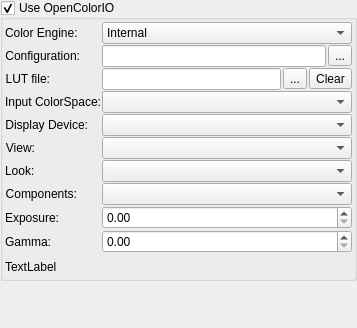
<?xml version="1.0" encoding="UTF-8"?>
<ui version="4.0">
 <author>
    SPDX-FileCopyrightText: none
    SPDX-License-Identifier: GPL-3.0-or-later
  </author>
 <class>WdgLut</class>
 <widget class="QWidget" name="WdgLut">
  <property name="geometry">
   <rect>
    <x>0</x>
    <y>0</y>
    <width>357</width>
    <height>328</height>
   </rect>
  </property>
  <layout class="QVBoxLayout" name="verticalLayout_2" stretch="0,1">
   <property name="spacing">
    <number>0</number>
   </property>
   <property name="leftMargin">
    <number>0</number>
   </property>
   <property name="topMargin">
    <number>0</number>
   </property>
   <property name="rightMargin">
    <number>0</number>
   </property>
   <property name="bottomMargin">
    <number>0</number>
   </property>
   <item>
    <widget class="QGroupBox" name="m_chkUseOcio">
     <property name="title">
      <string>Use OpenColorIO</string>
     </property>
     <property name="checkable">
      <bool>true</bool>
     </property>
     <layout class="QVBoxLayout" name="verticalLayout">
      <property name="spacing">
       <number>0</number>
      </property>
      <property name="leftMargin">
       <number>0</number>
      </property>
      <property name="topMargin">
       <number>0</number>
      </property>
      <property name="rightMargin">
       <number>0</number>
      </property>
      <property name="bottomMargin">
       <number>0</number>
      </property>
      <item>
       <layout class="QFormLayout" name="gridLayout">
        <property name="labelAlignment">
         <set>Qt::AlignLeading|Qt::AlignLeft|Qt::AlignVCenter</set>
        </property>
        <property name="horizontalSpacing">
         <number>1</number>
        </property>
        <property name="verticalSpacing">
         <number>1</number>
        </property>
        <property name="leftMargin">
         <number>2</number>
        </property>
        <property name="topMargin">
         <number>2</number>
        </property>
        <property name="rightMargin">
         <number>2</number>
        </property>
        <property name="bottomMargin">
         <number>2</number>
        </property>
        <item row="5" column="1">
         <widget class="KisSqueezedComboBox" name="m_cmbView">
          <property name="sizePolicy">
           <sizepolicy hsizetype="Expanding" vsizetype="Fixed">
            <horstretch>0</horstretch>
            <verstretch>0</verstretch>
           </sizepolicy>
          </property>
         </widget>
        </item>
        <item row="4" column="0">
         <widget class="QLabel" name="m_lblDisplayDevice">
          <property name="text">
           <string>Display Device:</string>
          </property>
          <property name="alignment">
           <set>Qt::AlignRight|Qt::AlignTrailing|Qt::AlignVCenter</set>
          </property>
          <property name="buddy">
           <cstring>m_cmbDisplayDevice</cstring>
          </property>
         </widget>
        </item>
        <item row="7" column="0">
         <widget class="QLabel" name="label_5">
          <property name="text">
           <string>Components:</string>
          </property>
          <property name="alignment">
           <set>Qt::AlignRight|Qt::AlignTrailing|Qt::AlignVCenter</set>
          </property>
          <property name="buddy">
           <cstring>m_cmbComponents</cstring>
          </property>
         </widget>
        </item>
        <item row="4" column="1">
         <widget class="KisSqueezedComboBox" name="m_cmbDisplayDevice">
          <property name="sizePolicy">
           <sizepolicy hsizetype="Expanding" vsizetype="Fixed">
            <horstretch>0</horstretch>
            <verstretch>0</verstretch>
           </sizepolicy>
          </property>
         </widget>
        </item>
        <item row="3" column="1">
         <widget class="KisSqueezedComboBox" name="m_cmbInputColorSpace">
          <property name="sizePolicy">
           <sizepolicy hsizetype="Expanding" vsizetype="Fixed">
            <horstretch>0</horstretch>
            <verstretch>0</verstretch>
           </sizepolicy>
          </property>
         </widget>
        </item>
        <item row="8" column="0">
         <widget class="QLabel" name="m_lblExposure">
          <property name="text">
           <string>Exposure:</string>
          </property>
          <property name="alignment">
           <set>Qt::AlignRight|Qt::AlignTrailing|Qt::AlignVCenter</set>
          </property>
          <property name="buddy">
           <cstring>m_exposureDoubleWidget</cstring>
          </property>
         </widget>
        </item>
        <item row="3" column="0">
         <widget class="QLabel" name="m_lblInputColorSpace">
          <property name="text">
           <string>Input ColorSpace:</string>
          </property>
          <property name="alignment">
           <set>Qt::AlignRight|Qt::AlignTrailing|Qt::AlignVCenter</set>
          </property>
          <property name="buddy">
           <cstring>m_cmbInputColorSpace</cstring>
          </property>
         </widget>
        </item>
        <item row="8" column="1">
         <widget class="KisDoubleSliderSpinBox" name="m_exposureDoubleWidget" native="true">
          <property name="sizePolicy">
           <sizepolicy hsizetype="Expanding" vsizetype="Preferred">
            <horstretch>0</horstretch>
            <verstretch>0</verstretch>
           </sizepolicy>
          </property>
         </widget>
        </item>
        <item row="1" column="0">
         <widget class="QLabel" name="lblConfig">
          <property name="text">
           <string>Configuration:</string>
          </property>
          <property name="alignment">
           <set>Qt::AlignRight|Qt::AlignTrailing|Qt::AlignVCenter</set>
          </property>
          <property name="buddy">
           <cstring>m_bnSelectConfigurationFile</cstring>
          </property>
         </widget>
        </item>
        <item row="1" column="1">
         <layout class="QHBoxLayout" name="horizontalLayout_2">
          <property name="spacing">
           <number>2</number>
          </property>
          <item>
           <widget class="QLineEdit" name="m_txtConfigurationPath">
            <property name="readOnly">
             <bool>true</bool>
            </property>
           </widget>
          </item>
          <item>
           <widget class="QToolButton" name="m_bnSelectConfigurationFile">
            <property name="text">
             <string>...</string>
            </property>
           </widget>
          </item>
         </layout>
        </item>
        <item row="2" column="0">
         <widget class="QLabel" name="m_lblLut">
          <property name="text">
           <string>LUT file:</string>
          </property>
          <property name="alignment">
           <set>Qt::AlignRight|Qt::AlignTrailing|Qt::AlignVCenter</set>
          </property>
          <property name="buddy">
           <cstring>m_bnSelectLut</cstring>
          </property>
         </widget>
        </item>
        <item row="2" column="1">
         <layout class="QHBoxLayout" name="horizontalLayout_3">
          <property name="spacing">
           <number>2</number>
          </property>
          <item>
           <widget class="QLineEdit" name="m_txtLut">
            <property name="readOnly">
             <bool>true</bool>
            </property>
           </widget>
          </item>
          <item>
           <widget class="QToolButton" name="m_bnSelectLut">
            <property name="text">
             <string>...</string>
            </property>
           </widget>
          </item>
          <item>
           <widget class="QToolButton" name="m_bnClearLut">
            <property name="text">
             <string>Clear</string>
            </property>
           </widget>
          </item>
         </layout>
        </item>
        <item row="7" column="1">
         <widget class="KisSqueezedComboBox" name="m_cmbComponents">
          <property name="sizePolicy">
           <sizepolicy hsizetype="Expanding" vsizetype="Fixed">
            <horstretch>0</horstretch>
            <verstretch>0</verstretch>
           </sizepolicy>
          </property>
         </widget>
        </item>
        <item row="9" column="1">
         <widget class="KisDoubleSliderSpinBox" name="m_gammaDoubleWidget" native="true">
          <property name="sizePolicy">
           <sizepolicy hsizetype="Expanding" vsizetype="Preferred">
            <horstretch>0</horstretch>
            <verstretch>0</verstretch>
           </sizepolicy>
          </property>
         </widget>
        </item>
        <item row="9" column="0">
         <widget class="QLabel" name="m_lblGamma">
          <property name="text">
           <string>Gamma:</string>
          </property>
          <property name="alignment">
           <set>Qt::AlignRight|Qt::AlignTrailing|Qt::AlignVCenter</set>
          </property>
          <property name="buddy">
           <cstring>m_gammaDoubleWidget</cstring>
          </property>
         </widget>
        </item>
        <item row="5" column="0">
         <widget class="QLabel" name="m_lblView">
          <property name="text">
           <string>View:</string>
          </property>
          <property name="alignment">
           <set>Qt::AlignRight|Qt::AlignTrailing|Qt::AlignVCenter</set>
          </property>
          <property name="buddy">
           <cstring>m_cmbView</cstring>
          </property>
         </widget>
        </item>
        <item row="0" column="0">
         <widget class="QLabel" name="label">
          <property name="text">
           <string>Color Engine:</string>
          </property>
         </widget>
        </item>
        <item row="0" column="1">
         <widget class="QComboBox" name="m_colorManagement">
          <property name="sizePolicy">
           <sizepolicy hsizetype="Expanding" vsizetype="Fixed">
            <horstretch>0</horstretch>
            <verstretch>0</verstretch>
           </sizepolicy>
          </property>
          <item>
           <property name="text">
            <string>Internal</string>
           </property>
          </item>
          <item>
           <property name="text">
            <string>OCIO</string>
           </property>
          </item>
          <item>
           <property name="text">
            <string>OCIO (environment)</string>
           </property>
          </item>
         </widget>
        </item>
        <item row="6" column="0">
         <widget class="QLabel" name="m_lblLook">
          <property name="text">
           <string>Look:</string>
          </property>
         </widget>
        </item>
        <item row="6" column="1">
         <widget class="KisSqueezedComboBox" name="m_cmbLook">
          <property name="sizePolicy">
           <sizepolicy hsizetype="Expanding" vsizetype="Fixed">
            <horstretch>0</horstretch>
            <verstretch>0</verstretch>
           </sizepolicy>
          </property>
         </widget>
        </item>
       </layout>
      </item>
      <item>
       <layout class="QHBoxLayout" name="horizontalLayout" stretch="0,0,0">
        <property name="spacing">
         <number>2</number>
        </property>
        <property name="leftMargin">
         <number>2</number>
        </property>
        <property name="rightMargin">
         <number>2</number>
        </property>
        <item>
         <widget class="QLabel" name="m_lblOcioVersion">
          <property name="sizePolicy">
           <sizepolicy hsizetype="Expanding" vsizetype="Preferred">
            <horstretch>0</horstretch>
            <verstretch>0</verstretch>
           </sizepolicy>
          </property>
          <property name="text">
           <string>TextLabel</string>
          </property>
         </widget>
        </item>
        <item>
         <widget class="QToolButton" name="m_btnConvertCurrentColor">
          <property name="maximumSize">
           <size>
            <width>32</width>
            <height>16777215</height>
           </size>
          </property>
          <property name="toolTip">
           <string>Lock current color to have the same visual representation when changing OCIO configuration</string>
          </property>
          <property name="text">
           <string/>
          </property>
          <property name="checkable">
           <bool>true</bool>
          </property>
          <property name="autoRaise">
           <bool>true</bool>
          </property>
         </widget>
        </item>
        <item>
         <widget class="QToolButton" name="m_btmShowBWConfiguration">
          <property name="maximumSize">
           <size>
            <width>32</width>
            <height>16777215</height>
           </size>
          </property>
          <property name="toolTip">
           <string>Configure black and white points of the view</string>
          </property>
          <property name="text">
           <string/>
          </property>
          <property name="autoRaise">
           <bool>true</bool>
          </property>
         </widget>
        </item>
       </layout>
      </item>
     </layout>
    </widget>
   </item>
   <item>
    <spacer name="verticalSpacer">
     <property name="orientation">
      <enum>Qt::Vertical</enum>
     </property>
     <property name="sizeHint" stdset="0">
      <size>
       <width>0</width>
       <height>0</height>
      </size>
     </property>
    </spacer>
   </item>
  </layout>
 </widget>
 <customwidgets>
  <customwidget>
   <class>KisSqueezedComboBox</class>
   <extends>QComboBox</extends>
   <header>KisSqueezedComboBox.h</header>
  </customwidget>
  <customwidget>
   <class>KisDoubleSliderSpinBox</class>
   <extends>QDoubleSpinBox</extends>
   <header location="global">kis_slider_spin_box.h</header>
   <container>1</container>
  </customwidget>
 </customwidgets>
 <resources/>
 <connections/>
</ui>
